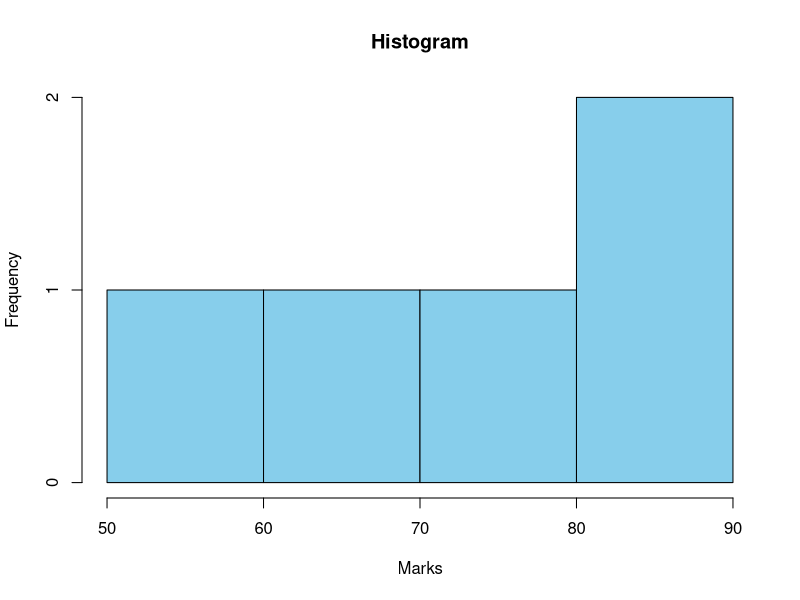

R code for this plot:

hist(c(55, 67, 89, 80, 90),
     main = "Histogram",
     xlab = "Marks",
     ylab = "Frequency",
     col = "skyblue",
     border = "black")
